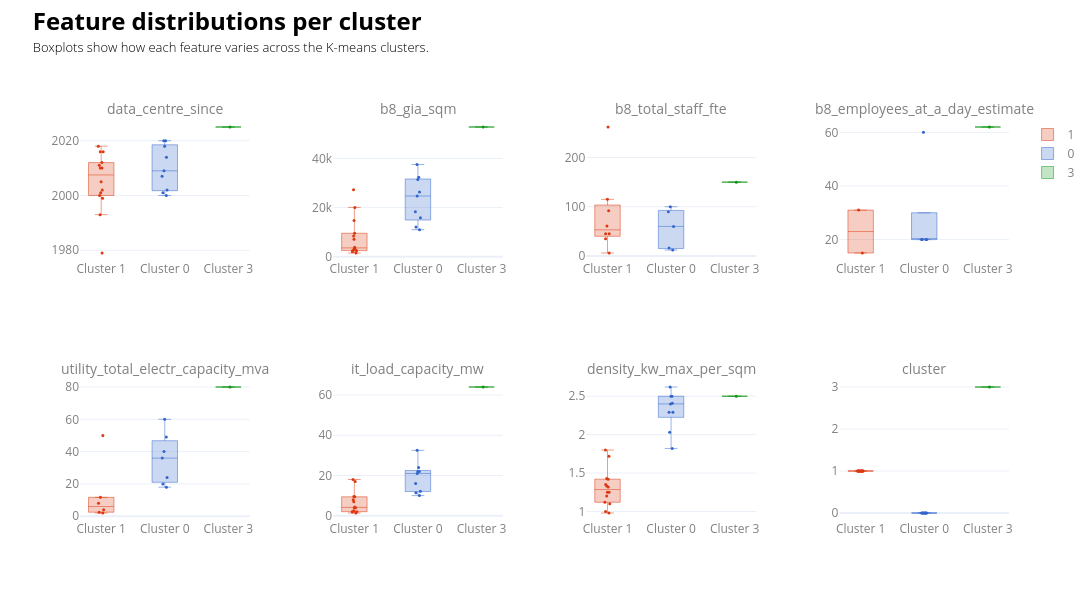

Source (notebook cell):
### Markdown cell above
REWRITE!!!!

We observe 3 clusters:

- **Cluster 2: Small size + low load capacity.** Single facility operators, or small-scale DC built earlier.
- **Cluster 0: Medium size + medium load capacity.** DC operated by companies with several facilities DC in London, recently refurbushed.
- **Cluster 1: Large + high load capacity.** Most recently built or refurbished large facilities.

The cluster size is uneven (see cardinality plot), however, given the nature of the sample, it is reflective of the existing situation - large DC (Cluster 1) are still in construction, and existing ones are just outside London, e.g. in Slough. This can also explain large spread (magnitude plot) of this cluster - there are simply not enough observations, and in this sense Cluster 1 is anomalous.

The Silhouette Score shows cohesiveness and distinctiveness of the identified clusters; 0.653 mean score is the highest we could achieve with these variables. Positive score towards +1 means the clusters are well-defined. The score is dragged down by Cluster 0 that has large spread (magnitude plot). This cluster is characterised by a higher degree of uncertainty, as seen on silhouette plot. The boundaries between medium and small clusters become blurred. Perhaps due to the presence of observations that are not captured by the sample, we are not able to establish a more well-defined cluster of the middle-range data centres. The other two clusters (2 & 1) are mostly distinctive, with majority of observations falling above the mean silhouette score.

Considering the diagnostics above, especially a combination of marginude and cardinality, the clusters are not fully representative, due to the insufficient sample. Clusters 1 and 0 are anomalous. Nevertheless, **0.65 average Silhouette Score can be interpreted as "good", and we are ready to proceed with some descriptive statistics by cluster.**(https://www.researchgate.net/post/Threshold_silhouette_score_for_cluster_analysis, https://en.wikipedia.org/wiki/Silhouette_(clustering), https://stats.stackexchange.com/questions/223574/silhouette-score-significance-what-is-a-significant-increase-in-silhouette-scor).

<!-- https://farshadabdulazeez.medium.com/understanding-silhouette-score-in-clustering-8aedc06ce9c4 -->

### Code cell
# clusters_sorted = [2, 0, 1] #redefine cluster sorting to represent order by size/capacity
# clusters_sorted = [3, 0, 1, 2]
# clusters_sorted = [0, 2, 4, 1, 3]
# clusters_sorted = [3, 0, 1, 2]
clusters_sorted = [1,0, 3]

# https://towardsdatascience.com/best-practices-for-visualizing-your-cluster-results-20a3baac7426/
df_plot = data_ldn_exstg.copy()
cols_to_show = ["data_centre_since", "b8_gia_sqm","b8_total_staff_fte", "b8_employees_at_a_day_estimate","utility_total_electr_capacity_mva", "it_load_capacity_mw","density_kw_max_per_sqm", "cluster", "cluster_text"]
features = [c for c in cols_to_show if c in df_plot.columns]

ncols = 4
nrows = math.ceil(len(features) / ncols)
fig = make_subplots( rows=nrows, cols=ncols, subplot_titles=features,horizontal_spacing=0.09, vertical_spacing=0.3)
# ___________________________________________________________________________________________________________
# Boxplots
for idx, feature in enumerate(features):
    r = idx // ncols + 1
    c = idx % ncols + 1
    dfx = df_plot.dropna(subset=[feature, "cluster"]).copy()
    if dfx.empty:
        continue

    for cl in clusters_sorted:
        d = dfx[dfx["cluster"] == cl]
        if d.empty:
            continue
            
        fig.add_trace(
            go.Box(
                x=[f"Cluster {int(cl)}"] * len(d),y=d[feature],
                name=f"{int(cl)}", marker=dict(color=cluster_colour_map.get(cl)),
                line=dict(width=0.5, color=cluster_colour_map.get(cl)), fillcolor=make_transparent(cluster_colour_map.get(cl), alpha=0.25),
                boxpoints="all", width=0.4 ,jitter=0.25, pointpos=0, marker_size=3, showlegend=(idx == 0),  # show legend only once
                hovertemplate=(
                    f"{feature}<br>"
                    "Cluster: %{x}<br>"
                    "Value: %{y}<extra></extra>"
                ),
            ),row=r, col=c
        )
# ___________________________________________________________________________________________________________
fig.update_layout(
    width=1300, height=300 * nrows, template="plotly_white",
    title=dict(
        text=(
            f"<span style='font-size:24px; font-weight:bold; color:{notes_colour}; display:block;'>"
            "Feature distributions per cluster"
            "</span><br>"
            f"<span style='font-size:13px; font-weight:300; color:{notes_colour}; display:block;'>"
            "Boxplots show how each feature varies across the K-means clusters."
            "</span>"
        ),
        x=0.03, xanchor="left",y=0.95, yanchor="top",
    ), margin=dict(t=120),legend=dict(font=dict(color=labels_colour)),
    boxmode="group", boxgap=0.05

)
fig.update_annotations( font=dict(size=14, color=labels_colour))
for rr in range(1, nrows + 1):
    for cc in range(1, ncols + 1):
        fig.update_xaxes( row=rr, col=cc, tickfont=dict(color=labels_colour), title_font=dict(color=labels_colour),tickangle=0)
        fig.update_yaxes(row=rr, col=cc, tickfont=dict(color=labels_colour), title_font=dict(color=labels_colour))
fig.show()

### Figure 1 — Plotly figure (JSON) as saved in the notebook; plotly's stock layout.template omitted (floating-point values rounded to 4 significant figures)
{"data": [{"boxpoints": "all", "fillcolor": "rgba(220,57,18,0.25)", "hovertemplate": "data_centre_since<br>Cluster: %{x}<br>Value: %{y}<extra></extra>", "jitter": 0.25, "line": {"color": "#DC3912", "width": 0.5}, "marker": {"color": "#DC3912", "size": 3}, "name": "1", "pointpos": 0, "showlegend": true, "type": "box", "width": 0.4, "x": ["Cluster 1", "Cluster 1", "Cluster 1", "Cluster 1", "Cluster 1", "Cluster 1", "Cluster 1", "Cluster 1", "Cluster 1", "Cluster 1", "Cluster 1", "Cluster 1", "Cluster 1", "Cluster 1"], "xaxis": "x", "y": [1979.0, 1993.0, 1999.0, 2000.0, 2001.0, 2002.0, 2005.0, 2010.0, 2010.0, 2011.0, 2012.0, 2016.0, 2016.0, 2018.0], "yaxis": "y"}, {"boxpoints": "all", "fillcolor": "rgba(51,102,204,0.25)", "hovertemplate": "data_centre_since<br>Cluster: %{x}<br>Value: %{y}<extra></extra>", "jitter": 0.25, "line": {"color": "#3366CC", "width": 0.5}, "marker": {"color": "#3366CC", "size": 3}, "name": "0", "pointpos": 0, "showlegend": true, "type": "box", "width": 0.4, "x": ["Cluster 0", "Cluster 0", "Cluster 0", "Cluster 0", "Cluster 0", "Cluster 0", "Cluster 0", "Cluster 0", "Cluster 0"], "xaxis": "x", "y": [2000.0, 2001.0, 2002.0, 2007.0, 2009.0, 2014.0, 2018.0, 2020.0, 2020.0], "yaxis": "y"}, {"boxpoints": "all", "fillcolor": "rgba(16,150,24,0.25)", "hovertemplate": "data_centre_since<br>Cluster: %{x}<br>Value: %{y}<extra></extra>", "jitter": 0.25, "line": {"color": "#109618", "width": 0.5}, "marker": {"color": "#109618", "size": 3}, "name": "3", "pointpos": 0, "showlegend": true, "type": "box", "width": 0.4, "x": ["Cluster 3"], "xaxis": "x", "y": [2025.0], "yaxis": "y"}, {"boxpoints": "all", "fillcolor": "rgba(220,57,18,0.25)", "hovertemplate": "b8_gia_sqm<br>Cluster: %{x}<br>Value: %{y}<extra></extra>", "jitter": 0.25, "line": {"color": "#DC3912", "width": 0.5}, "marker": {"color": "#DC3912", "size": 3}, "name": "1", "pointpos": 0, "showlegend": false, "type": "box", "width": 0.4, "x": ["Cluster 1", "Cluster 1", "Cluster 1", "Cluster 1", "Cluster 1", "Cluster 1", "Cluster 1", "Cluster 1", "Cluster 1", "Cluster 1", "Cluster 1", "Cluster 1", "Cluster 1", "Cluster 1"], "xaxis": "x2", "y": [8450.0, 2400.0, 27220.0, 3900.0, 1517.0, 2500.0, 7150.0, 2900.0, 20080.0, 2037.0, 2850.0, 14730.0, 3282.0, 9553.0], "yaxis": "y2"}, {"boxpoints": "all", "fillcolor": "rgba(51,102,204,0.25)", "hovertemplate": "b8_gia_sqm<br>Cluster: %{x}<br>Value: %{y}<extra></extra>", "jitter": 0.25, "line": {"color": "#3366CC", "width": 0.5}, "marker": {"color": "#3366CC", "size": 3}, "name": "0", "pointpos": 0, "showlegend": false, "type": "box", "width": 0.4, "x": ["Cluster 0", "Cluster 0", "Cluster 0", "Cluster 0", "Cluster 0", "Cluster 0", "Cluster 0", "Cluster 0", "Cluster 0"], "xaxis": "x2", "y": [12080.0, 37550.0, 18350.0, 26340.0, 11000.0, 15890.0, 31410.0, 32300.0, 24720.0], "yaxis": "y2"}, {"boxpoints": "all", "fillcolor": "rgba(16,150,24,0.25)", "hovertemplate": "b8_gia_sqm<br>Cluster: %{x}<br>Value: %{y}<extra></extra>", "jitter": 0.25, "line": {"color": "#109618", "width": 0.5}, "marker": {"color": "#109618", "size": 3}, "name": "3", "pointpos": 0, "showlegend": false, "type": "box", "width": 0.4, "x": ["Cluster 3"], "xaxis": "x2", "y": [52800.0], "yaxis": "y2"}, {"boxpoints": "all", "fillcolor": "rgba(220,57,18,0.25)", "hovertemplate": "b8_total_staff_fte<br>Cluster: %{x}<br>Value: %{y}<extra></extra>", "jitter": 0.25, "line": {"color": "#DC3912", "width": 0.5}, "marker": {"color": "#DC3912", "size": 3}, "name": "1", "pointpos": 0, "showlegend": false, "type": "box", "width": 0.4, "x": ["Cluster 1", "Cluster 1", "Cluster 1", "Cluster 1", "Cluster 1", "Cluster 1", "Cluster 1", "Cluster 1"], "xaxis": "x3", "y": [92.0, 45.0, 115.0, 262.0, 45.0, 61.0, 6.0, 35.0], "yaxis": "y3"}, {"boxpoints": "all", "fillcolor": "rgba(51,102,204,0.25)", "hovertemplate": "b8_total_staff_fte<br>Cluster: %{x}<br>Value: %{y}<extra></extra>", "jitter": 0.25, "line": {"color": "#3366CC", "width": 0.5}, "marker": {"color": "#3366CC", "size": 3}, "name": "0", "pointpos": 0, "showlegend": false, "type": "box", "width": 0.4, "x": ["Cluster 0", "Cluster 0", "Cluster 0", "Cluster 0", "Cluster 0"], "xaxis": "x3", "y": [16.0, 100.0, 90.0, 60.0, 12.0], "yaxis": "y3"}, {"boxpoints": "all", "fillcolor": "rgba(16,150,24,0.25)", "hovertemplate": "b8_total_staff_fte<br>Cluster: %{x}<br>Value: %{y}<extra></extra>", "jitter": 0.25, "line": {"color": "#109618", "width": 0.5}, "marker": {"color": "#109618", "size": 3}, "name": "3", "pointpos": 0, "showlegend": false, "type": "box", "width": 0.4, "x": ["Cluster 3"], "xaxis": "x3", "y": [150.0], "yaxis": "y3"}, {"boxpoints": "all", "fillcolor": "rgba(220,57,18,0.25)", "hovertemplate": "b8_employees_at_a_day_estimate<br>Cluster: %{x}<br>Value: %{y}<extra></extra>", "jitter": 0.25, "line": {"color": "#DC3912", "width": 0.5}, "marker": {"color": "#DC3912", "size": 3}, "name": "1", "pointpos": 0, "showlegend": false, "type": "box", "width": 0.4, "x": ["Cluster 1", "Cluster 1"], "xaxis": "x4", "y": [15.0, 31.0], "yaxis": "y4"}, {"boxpoints": "all", "fillcolor": "rgba(51,102,204,0.25)", "hovertemplate": "b8_employees_at_a_day_estimate<br>Cluster: %{x}<br>Value: %{y}<extra></extra>", "jitter": 0.25, "line": {"color": "#3366CC", "width": 0.5}, "marker": {"color": "#3366CC", "size": 3}, "name": "0", "pointpos": 0, "showlegend": false, "type": "box", "width": 0.4, "x": ["Cluster 0", "Cluster 0", "Cluster 0", "Cluster 0", "Cluster 0"], "xaxis": "x4", "y": [20.0, 60.0, 20.0, 20.0, 20.0], "yaxis": "y4"}, {"boxpoints": "all", "fillcolor": "rgba(16,150,24,0.25)", "hovertemplate": "b8_employees_at_a_day_estimate<br>Cluster: %{x}<br>Value: %{y}<extra></extra>", "jitter": 0.25, "line": {"color": "#109618", "width": 0.5}, "marker": {"color": "#109618", "size": 3}, "name": "3", "pointpos": 0, "showlegend": false, "type": "box", "width": 0.4, "x": ["Cluster 3"], "xaxis": "x4", "y": [62.0], "yaxis": "y4"}, {"boxpoints": "all", "fillcolor": "rgba(220,57,18,0.25)", "hovertemplate": "utility_total_electr_capacity_mva<br>Cluster: %{x}<br>Value: %{y}<extra></extra>", "jitter": 0.25, "line": {"color": "#DC3912", "width": 0.5}, "marker": {"color": "#DC3912", "size": 3}, "name": "1", "pointpos": 0, "showlegend": false, "type": "box", "width": 0.4, "x": ["Cluster 1", "Cluster 1", "Cluster 1", "Cluster 1", "Cluster 1", "Cluster 1"], "xaxis": "x5", "y": [2.0, 4.0, 8.0, 50.0, 11.7, 2.5], "yaxis": "y5"}, {"boxpoints": "all", "fillcolor": "rgba(51,102,204,0.25)", "hovertemplate": "utility_total_electr_capacity_mva<br>Cluster: %{x}<br>Value: %{y}<extra></extra>", "jitter": 0.25, "line": {"color": "#3366CC", "width": 0.5}, "marker": {"color": "#3366CC", "size": 3}, "name": "0", "pointpos": 0, "showlegend": false, "type": "box", "width": 0.4, "x": ["Cluster 0", "Cluster 0", "Cluster 0", "Cluster 0", "Cluster 0", "Cluster 0", "Cluster 0"], "xaxis": "x5", "y": [18.0, 60.0, 40.0, 20.0, 36.0, 49.0, 24.0], "yaxis": "y5"}, {"boxpoints": "all", "fillcolor": "rgba(16,150,24,0.25)", "hovertemplate": "utility_total_electr_capacity_mva<br>Cluster: %{x}<br>Value: %{y}<extra></extra>", "jitter": 0.25, "line": {"color": "#109618", "width": 0.5}, "marker": {"color": "#109618", "size": 3}, "name": "3", "pointpos": 0, "showlegend": false, "type": "box", "width": 0.4, "x": ["Cluster 3"], "xaxis": "x5", "y": [80.0], "yaxis": "y5"}, {"boxpoints": "all", "fillcolor": "rgba(220,57,18,0.25)", "hovertemplate": "it_load_capacity_mw<br>Cluster: %{x}<br>Value: %{y}<extra></extra>", "jitter": 0.25, "line": {"color": "#DC3912", "width": 0.5}, "marker": {"color": "#DC3912", "size": 3}, "name": "1", "pointpos": 0, "showlegend": false, "type": "box", "width": 0.4, "x": ["Cluster 1", "Cluster 1", "Cluster 1", "Cluster 1", "Cluster 1", "Cluster 1", "Cluster 1", "Cluster 1", "Cluster 1", "Cluster 1", "Cluster 1", "Cluster 1", "Cluster 1", "Cluster 1"], "xaxis": "x6", "y": [9.5, 2.0, 18.0, 4.0, 1.9, 2.5, 4.0, 4.3, 8.0, 7.0, 2.0, 17.0, 1.35, 9.4], "yaxis": "y6"}, {"boxpoints": "all", "fillcolor": "rgba(51,102,204,0.25)", "hovertemplate": "it_load_capacity_mw<br>Cluster: %{x}<br>Value: %{y}<extra></extra>", "jitter": 0.25, "line": {"color": "#3366CC", "width": 0.5}, "marker": {"color": "#3366CC", "size": 3}, "name": "0", "pointpos": 0, "showlegend": false, "type": "box", "width": 0.4, "x": ["Cluster 0", "Cluster 0", "Cluster 0", "Cluster 0", "Cluster 0", "Cluster 0", "Cluster 0", "Cluster 0", "Cluster 0"], "xaxis": "x6", "y": [11.4, 10.0, 22.0, 21.0, 22.0, 12.2, 24.0, 32.5, 16.0], "yaxis": "y6"}, {"boxpoints": "all", "fillcolor": "rgba(16,150,24,0.25)", "hovertemplate": "it_load_capacity_mw<br>Cluster: %{x}<br>Value: %{y}<extra></extra>", "jitter": 0.25, "line": {"color": "#109618", "width": 0.5}, "marker": {"color": "#109618", "size": 3}, "name": "3", "pointpos": 0, "showlegend": false, "type": "box", "width": 0.4, "x": ["Cluster 3"], "xaxis": "x6", "y": [64.0], "yaxis": "y6"}, {"boxpoints": "all", "fillcolor": "rgba(220,57,18,0.25)", "hovertemplate": "density_kw_max_per_sqm<br>Cluster: %{x}<br>Value: %{y}<extra></extra>", "jitter": 0.25, "line": {"color": "#DC3912", "width": 0.5}, "marker": {"color": "#DC3912", "size": 3}, "name": "1", "pointpos": 0, "showlegend": false, "type": "box", "width": 0.4, "x": ["Cluster 1", "Cluster 1", "Cluster 1", "Cluster 1", "Cluster 1", "Cluster 1", "Cluster 1", "Cluster 1", "Cluster 1", "Cluster 1", "Cluster 1", "Cluster 1", "Cluster 1", "Cluster 1"], "xaxis": "x7", "y": [1.2, 1.33, 1.32, 1.43, 1.25, 1.12, 1.0, 1.8, 1.72, 1.25, 1.35, 1.42, 1.1, 0.98], "yaxis": "y7"}, {"boxpoints": "all", "fillcolor": "rgba(51,102,204,0.25)", "hovertemplate": "density_kw_max_per_sqm<br>Cluster: %{x}<br>Value: %{y}<extra></extra>", "jitter": 0.25, "line": {"color": "#3366CC", "width": 0.5}, "marker": {"color": "#3366CC", "size": 3}, "name": "0", "pointpos": 0, "showlegend": false, "type": "box", "width": 0.4, "x": ["Cluster 0", "Cluster 0", "Cluster 0", "Cluster 0", "Cluster 0", "Cluster 0", "Cluster 0", "Cluster 0", "Cluster 0"], "xaxis": "x7", "y": [2.5, 2.29, 2.62, 2.41, 1.82, 2.03, 2.4, 2.5, 2.29], "yaxis": "y7"}, {"boxpoints": "all", "fillcolor": "rgba(16,150,24,0.25)", "hovertemplate": "density_kw_max_per_sqm<br>Cluster: %{x}<br>Value: %{y}<extra></extra>", "jitter": 0.25, "line": {"color": "#109618", "width": 0.5}, "marker": {"color": "#109618", "size": 3}, "name": "3", "pointpos": 0, "showlegend": false, "type": "box", "width": 0.4, "x": ["Cluster 3"], "xaxis": "x7", "y": [2.5], "yaxis": "y7"}, {"boxpoints": "all", "fillcolor": "rgba(220,57,18,0.25)", "hovertemplate": "cluster<br>Cluster: %{x}<br>Value: %{y}<extra></extra>", "jitter": 0.25, "line": {"color": "#DC3912", "width": 0.5}, "marker": {"color": "#DC3912", "size": 3}, "name": "1", "pointpos": 0, "showlegend": false, "type": "box", "width": 0.4, "x": ["Cluster 1", "Cluster 1", "Cluster 1", "Cluster 1", "Cluster 1", "Cluster 1", "Cluster 1", "Cluster 1", "Cluster 1", "Cluster 1", "Cluster 1", "Cluster 1", "Cluster 1", "Cluster 1"], "xaxis": "x8", "y": [1.0, 1.0, 1.0, 1.0, 1.0, 1.0, 1.0, 1.0, 1.0, 1.0, 1.0, 1.0, 1.0, 1.0], "yaxis": "y8"}, {"boxpoints": "all", "fillcolor": "rgba(51,102,204,0.25)", "hovertemplate": "cluster<br>Cluster: %{x}<br>Value: %{y}<extra></extra>", "jitter": 0.25, "line": {"color": "#3366CC", "width": 0.5}, "marker": {"color": "#3366CC", "size": 3}, "name": "0", "pointpos": 0, "showlegend": false, "type": "box", "width": 0.4, "x": ["Cluster 0", "Cluster 0", "Cluster 0", "Cluster 0", "Cluster 0", "Cluster 0", "Cluster 0", "Cluster 0", "Cluster 0"], "xaxis": "x8", "y": [0.0, 0.0, 0.0, 0.0, 0.0, 0.0, 0.0, 0.0, 0.0], "yaxis": "y8"}, {"boxpoints": "all", "fillcolor": "rgba(16,150,24,0.25)", "hovertemplate": "cluster<br>Cluster: %{x}<br>Value: %{y}<extra></extra>", "jitter": 0.25, "line": {"color": "#109618", "width": 0.5}, "marker": {"color": "#109618", "size": 3}, "name": "3", "pointpos": 0, "showlegend": false, "type": "box", "width": 0.4, "x": ["Cluster 3"], "xaxis": "x8", "y": [3.0], "yaxis": "y8"}], "layout": {"annotations": [{"font": {"color": "grey", "size": 14}, "showarrow": false, "text": "data_centre_since", "x": 0.09125, "xanchor": "center", "xref": "paper", "y": 1.0, "yanchor": "bottom", "yref": "paper"}, {"font": {"color": "grey", "size": 14}, "showarrow": false, "text": "b8_gia_sqm", "x": 0.3637, "xanchor": "center", "xref": "paper", "y": 1.0, "yanchor": "bottom", "yref": "paper"}, {"font": {"color": "grey", "size": 14}, "showarrow": false, "text": "b8_total_staff_fte", "x": 0.6362, "xanchor": "center", "xref": "paper", "y": 1.0, "yanchor": "bottom", "yref": "paper"}, {"font": {"color": "grey", "size": 14}, "showarrow": false, "text": "b8_employees_at_a_day_estimate", "x": 0.9087, "xanchor": "center", "xref": "paper", "y": 1.0, "yanchor": "bottom", "yref": "paper"}, {"font": {"color": "grey", "size": 14}, "showarrow": false, "text": "utility_total_electr_capacity_mva", "x": 0.09125, "xanchor": "center", "xref": "paper", "y": 0.35, "yanchor": "bottom", "yref": "paper"}, {"font": {"color": "grey", "size": 14}, "showarrow": false, "text": "it_load_capacity_mw", "x": 0.3637, "xanchor": "center", "xref": "paper", "y": 0.35, "yanchor": "bottom", "yref": "paper"}, {"font": {"color": "grey", "size": 14}, "showarrow": false, "text": "density_kw_max_per_sqm", "x": 0.6362, "xanchor": "center", "xref": "paper", "y": 0.35, "yanchor": "bottom", "yref": "paper"}, {"font": {"color": "grey", "size": 14}, "showarrow": false, "text": "cluster", "x": 0.9087, "xanchor": "center", "xref": "paper", "y": 0.35, "yanchor": "bottom", "yref": "paper"}], "boxgap": 0.05, "boxmode": "group", "height": 600, "legend": {"font": {"color": "grey"}}, "margin": {"t": 120}, "title": {"text": "<span style='font-size:24px; font-weight:bold; color:black; display:block;'>Feature distributions per cluster</span><br><span style='font-size:13px; font-weight:300; color:black; display:block;'>Boxplots show how each feature varies across the K-means clusters.</span>", "x": 0.03, "xanchor": "left", "y": 0.95, "yanchor": "top"}, "width": 1300, "xaxis": {"anchor": "y", "domain": [0, 0.1825], "tickangle": 0, "tickfont": {"color": "grey"}, "title": {"font": {"color": "grey"}}}, "xaxis2": {"anchor": "y2", "domain": [0.2725, 0.455], "tickangle": 0, "tickfont": {"color": "grey"}, "title": {"font": {"color": "grey"}}}, "xaxis3": {"anchor": "y3", "domain": [0.545, 0.7275], "tickangle": 0, "tickfont": {"color": "grey"}, "title": {"font": {"color": "grey"}}}, "xaxis4": {"anchor": "y4", "domain": [0.8175, 1], "tickangle": 0, "tickfont": {"color": "grey"}, "title": {"font": {"color": "grey"}}}, "xaxis5": {"anchor": "y5", "domain": [0, 0.1825], "tickangle": 0, "tickfont": {"color": "grey"}, "title": {"font": {"color": "grey"}}}, "xaxis6": {"anchor": "y6", "domain": [0.2725, 0.455], "tickangle": 0, "tickfont": {"color": "grey"}, "title": {"font": {"color": "grey"}}}, "xaxis7": {"anchor": "y7", "domain": [0.545, 0.7275], "tickangle": 0, "tickfont": {"color": "grey"}, "title": {"font": {"color": "grey"}}}, "xaxis8": {"anchor": "y8", "domain": [0.8175, 1], "tickangle": 0, "tickfont": {"color": "grey"}, "title": {"font": {"color": "grey"}}}, "yaxis": {"anchor": "x", "domain": [0.65, 1.0], "tickfont": {"color": "grey"}, "title": {"font": {"color": "grey"}}}, "yaxis2": {"anchor": "x2", "domain": [0.65, 1.0], "tickfont": {"color": "grey"}, "title": {"font": {"color": "grey"}}}, "yaxis3": {"anchor": "x3", "domain": [0.65, 1.0], "tickfont": {"color": "grey"}, "title": {"font": {"color": "grey"}}}, "yaxis4": {"anchor": "x4", "domain": [0.65, 1.0], "tickfont": {"color": "grey"}, "title": {"font": {"color": "grey"}}}, "yaxis5": {"anchor": "x5", "domain": [0, 0.35], "tickfont": {"color": "grey"}, "title": {"font": {"color": "grey"}}}, "yaxis6": {"anchor": "x6", "domain": [0, 0.35], "tickfont": {"color": "grey"}, "title": {"font": {"color": "grey"}}}, "yaxis7": {"anchor": "x7", "domain": [0, 0.35], "tickfont": {"color": "grey"}, "title": {"font": {"color": "grey"}}}, "yaxis8": {"anchor": "x8", "domain": [0, 0.35], "tickfont": {"color": "grey"}, "title": {"font": {"color": "grey"}}}}}
